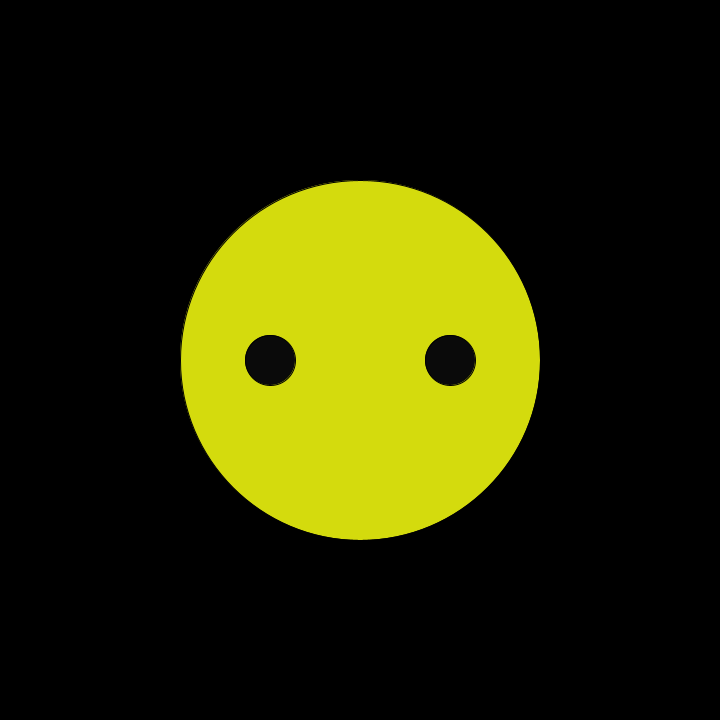
Frame 1 (no input)
Frame 60 (the mouse pressed at the canvas centre just before this capture): identical to frame 1, image omitted
Frame 120 (the mouse held since frame 60 and released just before this capture): identical to frame 1, image omitted

The Processing sketch that drew this single still picture (run headless with seeded random() and noise(); from frame 60 on, the mouse is pressed at the canvas centre):

// Processing sketch: Ashli_blink
// ── Ashli_blink.pde
void setup() {
  size(720, 720);
  background(0);
}

void draw() {
  background(0);
  drawFace();
}

void drawFace() {

  push();
  fill(#D4DB0D);
  translate(width/2, height/2);
  ellipse(0, 0, width/2, height/2);
  drawEyes();
  pop();
}

void drawEyes() {

  if (int(random(30)) != 0) {
    push();
    translate(-width/8, 0);
    fill(10);
    ellipse(0, 0, 50, 50); /// OPEN eye
    pop();
    push();
    translate(width/8, 0);
    fill(10);
    ellipse(0, 0, 50, 50); /// OPEN eye
    pop();
  } else {
    push();
    translate(-width/8, 0);
    fill(10);
    ellipse(0, 0, 50, 5); /// CLOSED eye
    pop();
    push();
    translate(width/8, 0);
    fill(10);
    ellipse(0, 0, 50, 5); /// CLOSED eye
    pop();
  }
}
